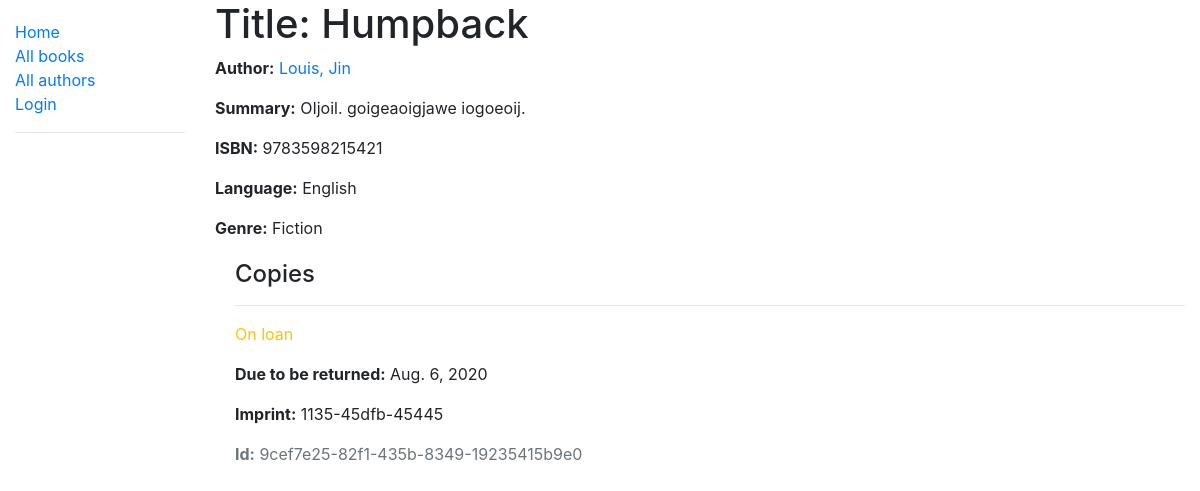
The app's page /catalog/book/6, older data.
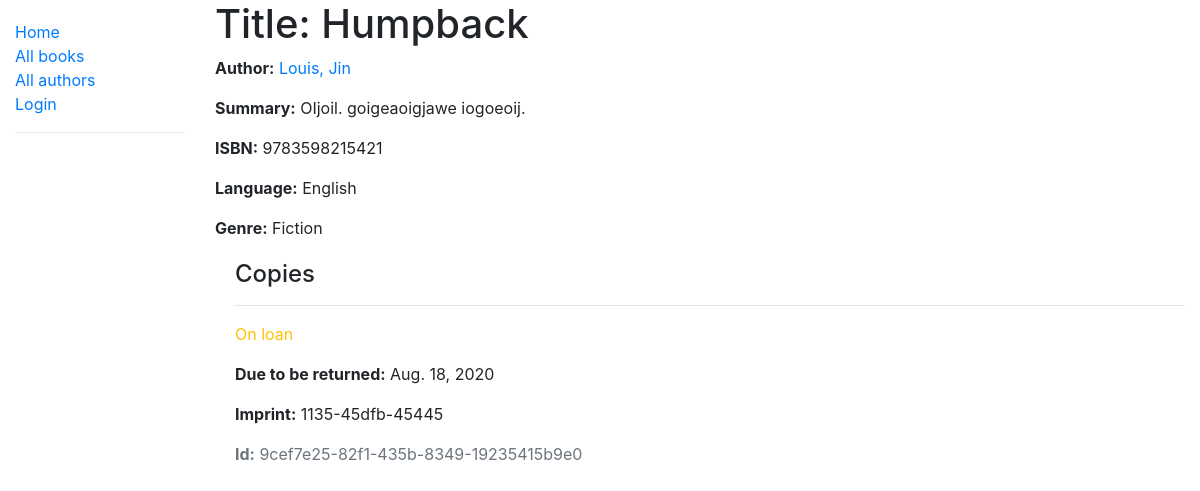
The same page, newer data.
### catalog/models.py (models this page shows, shortened)
class BookInstance(models.Model):
    id = models.UUIDField(primary_key=True, default=uuid.uuid4, help_text='Unique ID for this particular book across whole library')
    book = models.ForeignKey('Book', on_delete=models.SET_NULL, null=True)
    imprint = models.CharField(max_length=200)
    due_back = models.DateField(null=True, blank=True)
    borrower = models.ForeignKey(User, on_delete=models.SET_NULL, null=True, blank=True)
    LOAN_STATUS = (
        ('m', 'Maintenance'),
        ('o', 'On loan'),
        ('a', 'Available'),
        ('r', 'Reserved'),
    )
    status = models.CharField(
        max_length=1,
        choices=LOAN_STATUS,
        blank=True,
        default='m',
        help_text='Book availability',
    )
    class Meta:
        ordering = ['due_back']
        permissions = (("can_mark_returned", "Set book as returned"),
            ("can_change_status", "Change the status of a book"))

### catalog/views.py (the view)
# urls.py: path('book/<int:pk>', views.BookDetailView.as_view(), name='book-detail'),
class BookDetailView(generic.DetailView):
    model = Book

### catalog/models.py (called while the page is built)
    def __str__(self):
        return self.name

    def __str__(self):
        return self.name

    def __str__(self):
        return f'{self.last_name}, {self.first_name}'

### catalog/templates/catalog/book_detail.html
{% extends "base_generic.html" %}
{% block content %}
  <h1>Title: {{ book.title }}</h1>
  <p><strong>Author:</strong> <a href="{% url 'author-detail' book.author.pk %}">{{ book.author }}</a></p>
  <p><strong>Summary:</strong> {{ book.summary }}</p>
  <p><strong>ISBN:</strong> {{ book.isbn }}</p>
  <p><strong>Language:</strong> {{ book.language }}</p>
  <p><strong>Genre:</strong> {{ book.genre.all|join:", " }}</p>
  <div style="margin-left:20px;margin-top:20px">
    <h4>Copies</h4>
    {% for copy in book.bookinstance_set.all %}
      <hr>
      <p class="{% if copy.status == 'a' %}text-success{% elif copy.status == 'm' %}text-danger{% else %}text-warning{% endif %}">
        {{ copy.get_status_display }}
      </p>
      {% if copy.status != 'a' %}
        <p><strong>Due to be returned:</strong> {{ copy.due_back }}</p>
      {% endif %}
      <p><strong>Imprint:</strong> {{ copy.imprint }}</p>
      <p class="text-muted"><strong>Id:</strong> {{ copy.id }}</p>
    {% endfor %}
  </div>
{% endblock %}

Row changes from the older to the newer data that the page shows:
changed BookInstance "On loan": due_back "Aug. 6, 2020" → "Aug. 18, 2020"
